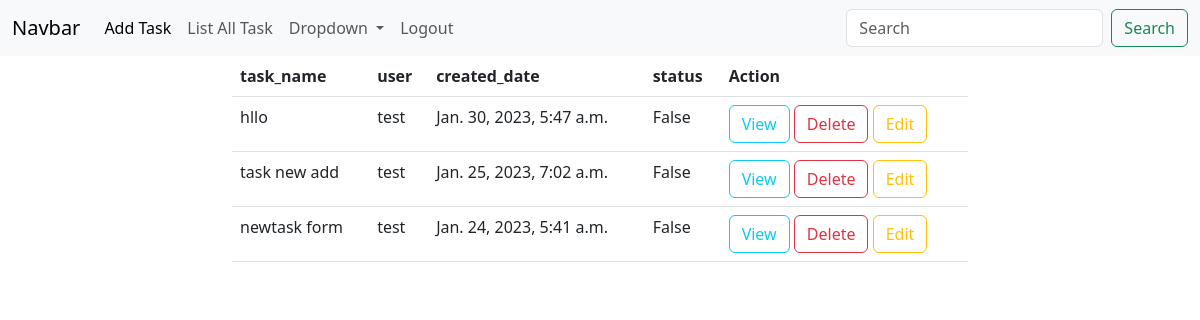
The app's page /tasks/all/ (signed in) with its own data.
### api/models.py (models this page shows, shortened)
class Tasks(models.Model):
    task_name=models.CharField(max_length=200)
    user=models.ForeignKey(User,on_delete=models.CASCADE)
    created_date=models.DateTimeField(auto_now_add=True)
    status=models.BooleanField(default=False)

### taskweb/views.py (the view)
# urls.py: path("tasks/all/",views.TaskListView.as_view(),name="task-list"),
@method_decorator(signin_required,name="dispatch")
class TaskListView(View):
    def get(self,request,*args,**kwargs):
        qs=Tasks.objects.filter(user=request.user).order_by("-created_date")
        return render(request,"task-list.html",{"tasks":qs})

### taskweb/views.py (called while the page is built)
def signin_required(fn):
    def wrapper(request,*args,**kwargs):
        if not request.user.is_authenticated:
            return redirect("signin")
        else:
            return fn(request,*args,**kwargs)
    return wrapper

### taskweb/templates/task-list.html
{%extends 'base.html'%}
{%block body%}
<div class="container">
    <div class="row">
        <div class="col-2"></div>
        <div class="col-8">
            <table class="table">
                <tr>
                    <th>task_name</th>
                    <th>user</th>
                    <th>created_date</th>
                    <th>status</th>
                    <th>Action</th>
                </tr>
                {%for t in tasks%}
                    <tr>
                        <td>{{t.task_name}}</td>
                        <td>{{t.user}}</td>
                        <td>{{t.created_date}}</td>
                        <td>{{t.status}}</td>
                       <td>
                        <a href="{%url 'task-detail' t.id %}" class="btn btn-outline-info">View</a>
                        <a href="{%url 'task-delete' t.id%}" class="btn btn-outline-danger">Delete</a>
                        <a href="{%url 'task-edit' t.id%}" class="btn btn-outline-warning">Edit</a>
                       </td>
                    </tr>
                {%endfor%}
            </table>
        </div>
        <div class="col-2"></div>
    </div>
</div>
{%endblock%}

### records on screen
Tasks: task_name "hllo", user "test", created_date "Jan. 30, 2023, 5:47 a.m.", status "False"
Tasks: task_name "task new add", user "test", created_date "Jan. 25, 2023, 7:02 a.m.", status "False"
Tasks: task_name "newtask form", user "test", created_date "Jan. 24, 2023, 5:41 a.m.", status "False"
